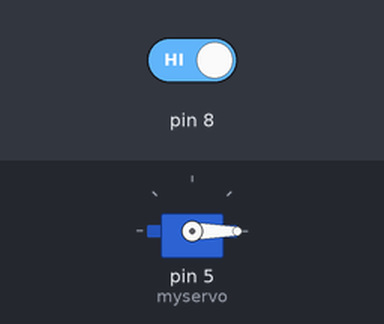
The sketch below on a simulated Arduino Uno, built with avr-gcc and run on an emulated ATmega328P. Shown: servo. The test bench sets the inputs (shaded band); at power-on: pin 8 HIGH. What the sketch prints to the serial monitor is not drawn.

Above: at 1.2 s.
1.3 s: pin 8 driven LOW
At 1.8 s:
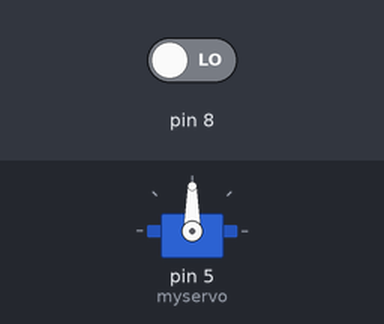
2.8 s: pin 8 driven HIGH
At 3.2 s:
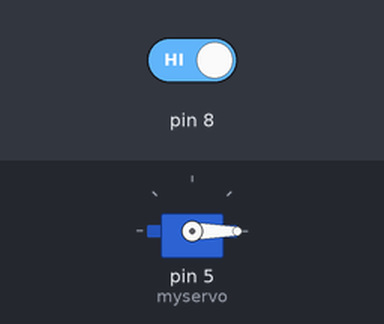
Timing chart, 0 to 5.8 s (numbered marks = the images above; inputs shaded):
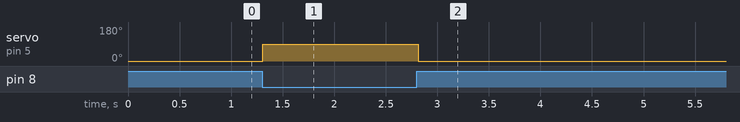

The sketch:

class14.ino
```cpp
#include<Servo.h>
Servo myservo;
int pos=180;
int sensor = 8;
int val;
void setup()
{
  Serial.begin(9600);
  Serial.println("**************IR-Servo***************");
  myservo.attach(5);
  pinMode(8,INPUT);
}

void loop()
{
  val = digitalRead(8);
  if(val == LOW)
  {
    myservo.write(90);
    delay(15);
  }
  else
  {
   myservo.write(0);
   delay(15);
  }
}
```

Measured:
- after the input at 1.3 s, servo on pin 5 (myservo): 0° → 90° at once
- after the input at 2.8 s, servo on pin 5 (myservo): 90° → 0° at once
